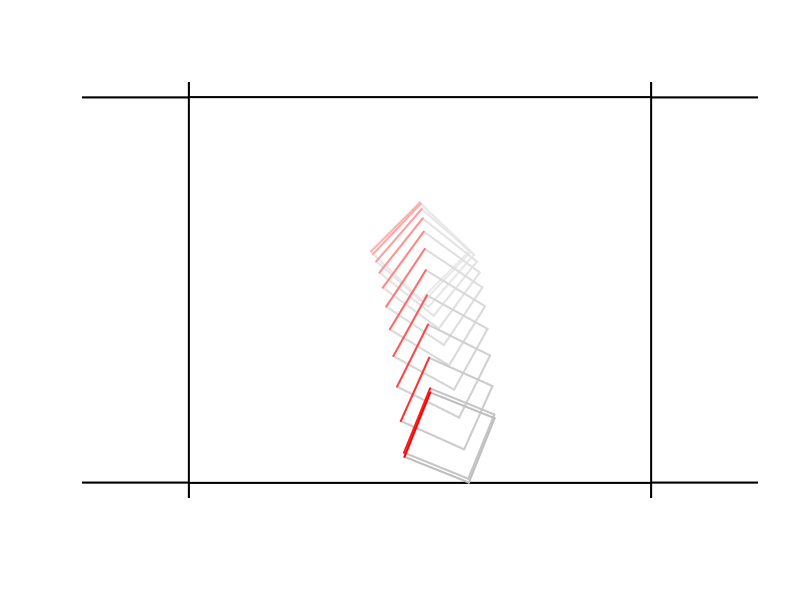
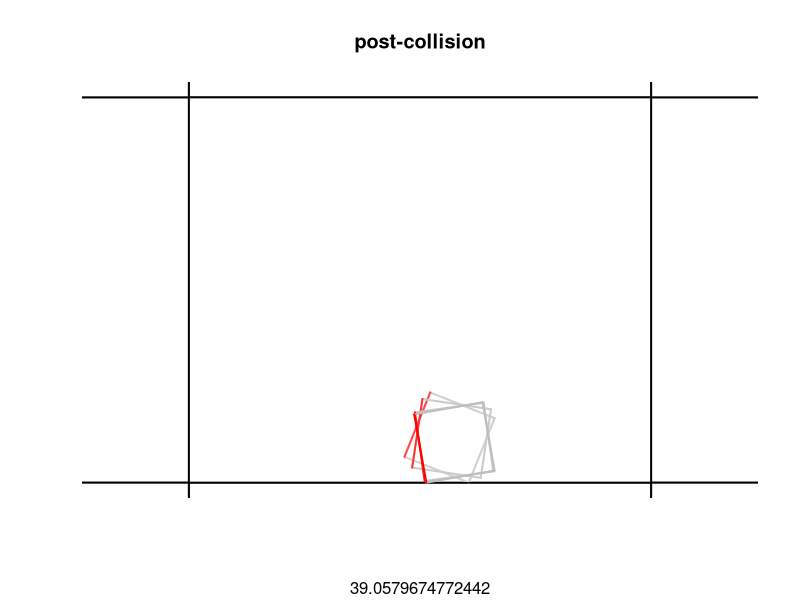
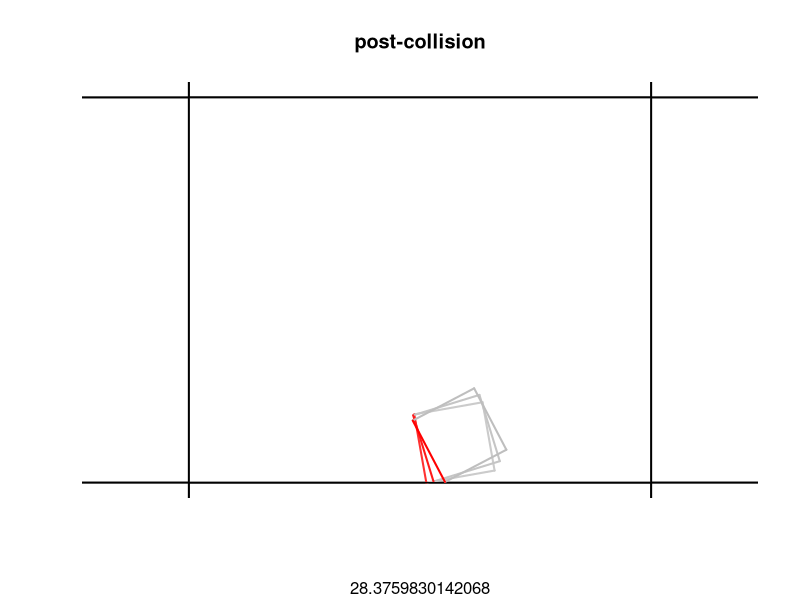
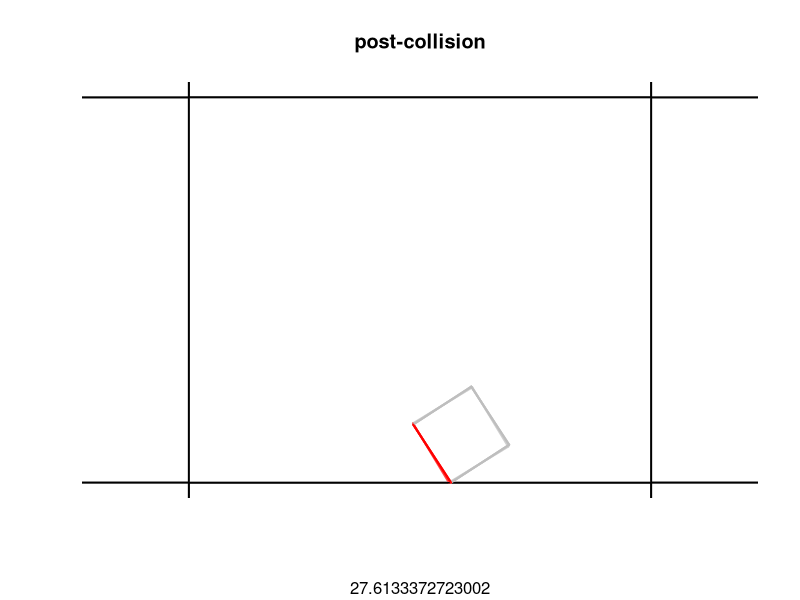
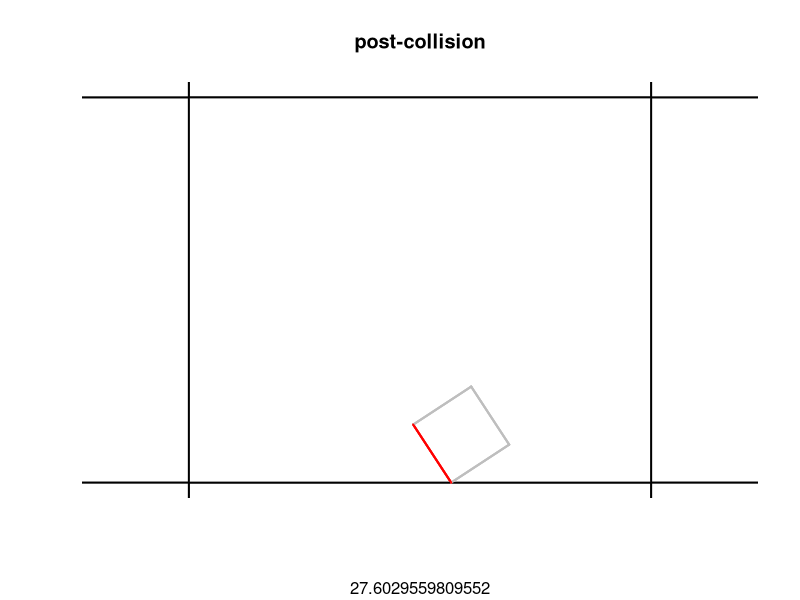
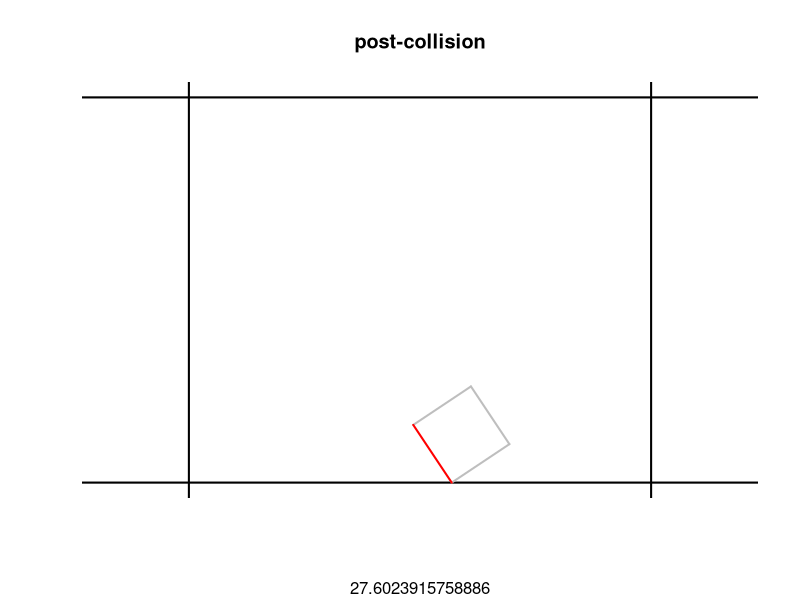

The R script that drew these images, in order:
library(pracma)

###
# Utility functions
###

zattach <- function (ll) 
{
  for (i in 1:length(ll)) {
    assign(names(ll)[i], ll[[i]], envir = globalenv())
  }
}

do.call2 <- function (f, ll, ...) 
{
  dots <- eval(substitute(alist(...)))
  ll <- modifyList(ll, dots)
  do.call(f, ll)
}

###
#  Code
###

rmat <- function(theta) {
  matrix(c(cos(theta), -sin(theta), sin(theta), cos(theta)), 2, 2)
}

draw_dice <- function(xl, yl, dice_pos, dice_angle, add = FALSE, ...) {
  if (!add) {
    plot(NA, NA, xlim = xl, ylim = yl, ann = FALSE, axes = FALSE, asp = 1)
    abline(yl[1],0, lwd = 2)
    abline(yl[2],0, lwd = 2)
    abline(v = xl[1], lwd = 2)
    abline(v = xl[2], lwd = 2)
  }
  dcoors <- dice_verts %*% rmat(dice_angle) + repmat(dice_pos, 4, 1)
  lines(dcoors[2:3, ], col = "grey", lwd = 2)
  lines(dcoors[3:4, ], col = "grey", lwd = 2)
  lines(dcoors[c(4, 1), ], col = "grey", lwd = 2)
  ## the first edge of the dice is red
  lines(dcoors[1:2, ], col = "red", lwd = 2)
}

apply_uncons <- function(gcons, dice_pos, dice_angle, dice_v, dice_omega, drag_f, eps, tt, ...) {
  #dcoors <- dice_verts %*% rmat(dice_angle) + repmat(dice_pos, 4, 1)
  dice_v[2] <- dice_v[2] - eps * gcons
  dice_angle <- dice_angle + eps * dice_omega
  dice_pos <- dice_pos + eps * dice_v
  dice_v <- dice_v * (1 - eps* drag_f)
  dice_omega <- dice_omega * (1- eps*drag_f)
  tt <- tt + eps
  list(dice_pos = dice_pos, dice_angle = dice_angle, dice_v = dice_v, dice_omega = dice_omega,
       tt = tt)
}

apply_wall <- function(xl, yl, dice_pos, dice_angle, dice_v, dice_omega, dice_mass,
                       dice_inertia, newton_e, ...) {
  ## compute the coordinates
  dcoors <- dice_verts %*% rmat(dice_angle) + repmat(dice_pos, 4, 1)
  dcoors0 <- dice_verts %*% rmat(dice_angle) 
  dcoors_perp <- cbind(-dcoors0[, 2], dcoors0[, 1])
  ## vertex velocities
  vvs <- repmat(dice_v, 4, 1) + dcoors_perp * dice_omega
  ## normals
  normal_vs <- list(x1 = c(1, 0), x2 = c(-1, 0), y1 = c(0, 1), y2 = c(0, -1))
  ## hit checks
  hitX1 <- dcoors[, 1] < xl[1] & (vvs %*% normal_vs$x1) < 0
  hitX2 <- dcoors[, 1] > xl[2] & (vvs %*% normal_vs$x2) < 0
  hitY1 <- dcoors[, 2] < yl[1] & (vvs %*% normal_vs$y1) < 0
  hitY2 <- dcoors[, 2] > yl[2] & (vvs %*% normal_vs$y2) < 0
  hitlist <- list(x1 = hitX1, x2 = hitX2, y1 = hitY1, y2 = hitY2)
  # i <- 3
  for (i in sample(4)) {
    normal_v <- normal_vs[[i]]
    if (sum(hitlist[[i]]) > 0) {
      ind <- which(hitlist[[i]])[sample(sum(hitlist[[i]]), 1)]
      r <- dcoors0[ind, ]
      rperp <- c(-r[2], r[1])
      vp <- vvs[ind, ]
      j <- compute_j(newton_e, normal_v, vp, r, dice_mass, dice_inertia)
      dice_v <- dice_v + j/dice_mass * normal_v
      dice_omega <- dice_omega + j/dice_inertia * sum(rperp * normal_v)
    }
  }
  list(dice_pos = dice_pos, dice_angle = dice_angle, dice_v = dice_v, dice_omega = dice_omega)
}

project_back <- function(xl, yl, dice_pos, dice_angle, ...) {
  dcoors <- dice_verts %*% rmat(dice_angle) + repmat(dice_pos, 4, 1)
  if (min(dcoors[, 1]) < xl[1]) dice_pos[1] <- dice_pos[1] + (xl[1] - min(dcoors[, 1]))
  if (max(dcoors[, 1]) > xl[2]) dice_pos[1] <- dice_pos[1] + (xl[2] - max(dcoors[, 1]))
  if (min(dcoors[, 2]) < yl[1]) dice_pos[2] <- dice_pos[2] + (yl[1] - min(dcoors[, 2]))
  if (max(dcoors[, 2]) > yl[2]) dice_pos[2] <- dice_pos[2] + (yl[2] - max(dcoors[, 2]))
  list(dice_pos = dice_pos, dice_angle = dice_angle)
}

compute_j <- function(newton_e, normal_v, v, r, Ma, Ia) {
  rperp <- c(-r[2], r[1])
  -(1 + newton_e) * sum(v * normal_v)/(1/Ma + sum(rperp * normal_v)^2/Ia)
}

simulate_dice <- function(xl, yl, gcons, drag_f, dice_pos, dice_angle,
                          dice_v, dice_omega, dice_mass, dice_inertia,
                          newton_e, eps, framerate, ...) {
  tt <- 0
  params <- list(xl = xl, yl = yl, gcons = gcons, drag_f = drag_f, 
                 dice_pos = dice_pos, dice_angle = dice_angle,
                 dice_v = dice_v, dice_omega = dice_omega,
                 dice_mass = dice_mass, dice_inertia = dice_inertia,
                 newton_e = newton_e, eps = eps, framerate = framerate)
}

get_energy <- function(gcons, dice_pos, dice_angle,
                        dice_v, dice_omega, dice_mass, ...) {
  gpot <- gcons * dice_mass * dice_pos[2]
  dcoors <- dice_verts %*% rmat(dice_angle) + repmat(dice_pos, 4, 1)
  dcoors0 <- dice_verts %*% rmat(dice_angle) 
  dcoors_perp <- cbind(-dcoors0[, 2], dcoors0[, 1])
  vvs <- repmat(dice_v, 4, 1) + dcoors_perp * dice_omega
  kinet <- 1/2 * sum(rowSums(vvs^2) * dice_mass/4)
  gpot + kinet
}

get_dcoords <- function(dice_pos, dice_angle, ...) {
  dice_verts %*% rmat(dice_angle) + repmat(dice_pos, 4, 1)
}

get_hitlist0 <- function(xl, yl,  dice_pos, dice_angle,  ...) {
  dcoors <- dice_verts %*% rmat(dice_angle) + repmat(dice_pos, 4, 1)
  hitX1 <- dcoors[, 1] < xl[1]
  hitX2 <- dcoors[, 1] > xl[2]
  hitY1 <- dcoors[, 2] < yl[1]
  hitY2 <- dcoors[, 2] > yl[2]
  cbind(x1 = hitX1, x2 = hitX2, y1 = hitY1, y2 = hitY2)
}

get_vvs <- function(dice_pos = .GlobalEnv[["dice_pos"]],
                    dice_angle = .GlobalEnv[["dice_angle"]],
                    dice_v = .GlobalEnv[["dice_v"]],
                    dice_omega = .GlobalEnv[["dice_omega"]],
                    ...) {
  ## compute the coordinates
  dcoors <- dice_verts %*% rmat(dice_angle) + repmat(dice_pos, 4, 1)
  dcoors0 <- dice_verts %*% rmat(dice_angle) 
  dcoors_perp <- cbind(-dcoors0[, 2], dcoors0[, 1])
  ## vertex velocities
  repmat(dice_v, 4, 1) + dcoors_perp * dice_omega
}

find_collision_time <- function(eps = 0.05, eps_power = 10,
                                xl, yl, gcons, drag_f, newton_e, dice_mass, dice_inertia,
                                tt, dice_pos, dice_angle, dice_v, dice_omega, ...
) {
  eps0 <- eps
  params <- list(xl = xl, yl = yl, gcons = gcons, drag_f = drag_f, newton_e = newton_e,
                 dice_mass = dice_mass, dice_inertia = dice_inertia,
                 tt = tt, dice_pos = dice_pos, dice_angle = dice_angle, 
                 dice_v = dice_v, dice_omega = dice_omega, eps = eps)
  ft <- TRUE
  count <- 1
  for (i in 1:eps_power) {
    eps <- eps/2
    h0 <- do.call(get_hitlist0, params)
    while(sum(h0) == 0) {
      params$eps <- eps
      update <- do.call2(apply_uncons, params)
      h0 <- do.call(get_hitlist0, modifyList(params, update))
      if (sum(h0) == 0) {
        params <- modifyList(params, update)
        count <- count + 1
        if (count %% 3 == 0) {
          params$add = TRUE
          polygon(c(-3, 3, 3, -3), c(5, 5, 0, 0), col = rgb(1,1,1,0.1),
                  border = "black")
          do.call(draw_dice, params)
          params$add = FALSE
          
        }
        
        if (!ft) { 
          Sys.sleep(0.2)
        } else {
          ft <- FALSE
        }
      }
    }
  }
  params <- modifyList(params, update)
  update <- do.call2(apply_wall, params)
  params <- modifyList(params, update)
  ## run until noncollision
  eps <- eps/16
  (h0 <- do.call(get_hitlist0, modifyList(params, update)))
  counter <- 0
  CMAX <- 1000
  while(sum(h0) > 0 && counter < CMAX) {
    counter <- counter + 1
    params$eps <- eps
    update <- do.call2(apply_uncons, params)
    (h0 <- do.call(get_hitlist0, modifyList(params, update)))
    params <- modifyList(params, update)
    do.call(get_dcoords, params)
    do.call(get_vvs, params)
  }
  if (counter == CMAX) params$terminal = TRUE
  params$eps <- eps0
  params
}

####
##  DEMO
####

## simulation step size
eps0 <- 0.05
eps_power <- 10
## hack to fix simulation
# collision_thres <- 0.1

## gravity
gcons <- 9
## newton e const
newton_e <- 0.2
## air_res effect
drag_f <- 0

## size of box
xl <- c(-3, 3)
yl <- c(0, 5)

## size of dice
dice_sz <- 0.9
## coords of dice relative to center of mass
dice_verts <- dice_sz * 
  rbind(c(-.5, .5),
        c(.5, .5),
        c(.5, -.5),
        c(-.5, -.5))
## mass of the dice
dice_mass <- 4
## moment of inertia
dice_inertia <- dice_mass/4 * sum(rowSums(dice_verts^2))

## initial position of dice
dice_pos <- c(0, 3)
dice_angle <- pi/4

## initial velocity of dice
dice_v <- c(0 + 2 * runif(1), 0)
dice_omega <- 0.5 + 2 * runif(1)

## time variable
tt <- 0

## graphical params
framerate <- 0.1

# list of params for copy/paste
# xl, yl, gcons, drag_f, newton_e, dice_mass, dice_inertia,
# tt, dice_pos, dice_angle, dice_v, dice_omega, 

## put everything into a list
params0 <- list(xl = xl, yl = yl, gcons = gcons, drag_f = drag_f, 
               dice_pos = dice_pos, dice_angle = dice_angle,
               dice_v = dice_v, dice_omega = dice_omega,
               dice_mass = dice_mass, dice_inertia = dice_inertia,
               newton_e = newton_e, eps0 = eps0, framerate = framerate, 
               eps = eps0, eps_power = eps_power, tt = tt)

####
##  Initialize
####

params <- params0
do.call(get_energy, params)
do.call(draw_dice, params)

####
##  Find collision time
####

## check energy before collision


## find collision and apply wall
while(is.null(params[["terminal"]])) {
  oldparams <- params
  update <- do.call2(find_collision_time, params)
  params <- modifyList(params, update)
  update <- do.call2(apply_wall, params)
  params <- modifyList(params, update)
  en <- do.call(get_energy, params)
  do.call(draw_dice, params); title("post-collision", sub = en)
  print(params$tt - oldparams$tt)
}
params[["terminal"]]
do.call(get_dcoords, params)
do.call(get_hitlist0, params)
do.call(get_vvs, params)


# params <- oldparams
# zattach(params)

# saveRDS(params, "physics/testcase.rds")
# params <- readRDS("physics/testcase.rds")
# params$eps <- 1e-7
# update <- do.call(apply_uncons, params)
# 
# params <- modifyList(params, update)
# update <- do.call(apply_uncons, params)
# do.call(get_dcoords, update)
# do.call(get_vvs, update)
